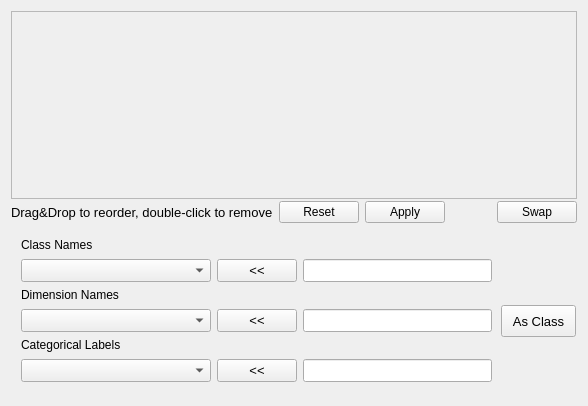
<?xml version="1.0" encoding="UTF-8"?>
<ui version="4.0">
 <class>DatasetEditor</class>
 <widget class="QWidget" name="DatasetEditor">
  <property name="geometry">
   <rect>
    <x>0</x>
    <y>0</y>
    <width>588</width>
    <height>406</height>
   </rect>
  </property>
  <property name="windowTitle">
   <string>Form</string>
  </property>
  <layout class="QVBoxLayout" name="verticalLayout_2" stretch="1,0">
   <property name="spacing">
    <number>0</number>
   </property>
   <item>
    <widget class="QWidget" name="widget_5" native="true">
     <layout class="QVBoxLayout" name="verticalLayout_3" stretch="1,0">
      <property name="spacing">
       <number>0</number>
      </property>
      <property name="margin">
       <number>0</number>
      </property>
      <item>
       <widget class="QScrollArea" name="scrollArea">
        <property name="acceptDrops">
         <bool>false</bool>
        </property>
        <property name="widgetResizable">
         <bool>true</bool>
        </property>
        <widget class="QWidget" name="scrollAreaWidgetContents">
         <property name="geometry">
          <rect>
           <x>0</x>
           <y>0</y>
           <width>562</width>
           <height>178</height>
          </rect>
         </property>
         <layout class="QVBoxLayout" name="verticalLayout">
          <property name="margin">
           <number>0</number>
          </property>
          <item>
           <widget class="QWidget" name="dimLabelsWidget" native="true"/>
          </item>
         </layout>
        </widget>
       </widget>
      </item>
      <item>
       <widget class="QWidget" name="widget_6" native="true">
        <property name="minimumSize">
         <size>
          <width>0</width>
          <height>26</height>
         </size>
        </property>
        <layout class="QHBoxLayout" name="horizontalLayout_4">
         <property name="margin">
          <number>0</number>
         </property>
         <item>
          <widget class="QLabel" name="label_4">
           <property name="font">
            <font>
             <pointsize>10</pointsize>
            </font>
           </property>
           <property name="text">
            <string>Drag&amp;Drop to reorder, double-click to remove</string>
           </property>
          </widget>
         </item>
         <item>
          <widget class="QPushButton" name="resetButton">
           <property name="text">
            <string>Reset</string>
           </property>
          </widget>
         </item>
         <item>
          <widget class="QPushButton" name="shiftButton">
           <property name="toolTip">
            <string>&lt;html&gt;&lt;head/&gt;&lt;body&gt;&lt;p&gt;Apply changes to dataset&lt;/p&gt;&lt;/body&gt;&lt;/html&gt;</string>
           </property>
           <property name="text">
            <string>Apply</string>
           </property>
          </widget>
         </item>
         <item>
          <spacer name="horizontalSpacer">
           <property name="orientation">
            <enum>Qt::Horizontal</enum>
           </property>
           <property name="sizeHint" stdset="0">
            <size>
             <width>478</width>
             <height>20</height>
            </size>
           </property>
          </spacer>
         </item>
         <item>
          <widget class="QPushButton" name="swapButton">
           <property name="toolTip">
            <string>&lt;html&gt;&lt;head/&gt;&lt;body&gt;&lt;p&gt;Swap Dimensions and Samples&lt;/p&gt;&lt;/body&gt;&lt;/html&gt;</string>
           </property>
           <property name="text">
            <string>Swap</string>
           </property>
          </widget>
         </item>
        </layout>
       </widget>
      </item>
     </layout>
    </widget>
   </item>
   <item>
    <widget class="QWidget" name="widget_4" native="true">
     <property name="minimumSize">
      <size>
       <width>564</width>
       <height>170</height>
      </size>
     </property>
     <widget class="QLabel" name="label_3">
      <property name="geometry">
       <rect>
        <x>10</x>
        <y>10</y>
        <width>120</width>
        <height>20</height>
       </rect>
      </property>
      <property name="text">
       <string>Class Names</string>
      </property>
     </widget>
     <widget class="QLabel" name="label">
      <property name="geometry">
       <rect>
        <x>10</x>
        <y>60</y>
        <width>120</width>
        <height>20</height>
       </rect>
      </property>
      <property name="text">
       <string>Dimension Names</string>
      </property>
     </widget>
     <widget class="QWidget" name="widget_3" native="true">
      <property name="geometry">
       <rect>
        <x>10</x>
        <y>30</y>
        <width>471</width>
        <height>31</height>
       </rect>
      </property>
      <layout class="QHBoxLayout" name="horizontalLayout_3" stretch="1,0,1">
       <property name="margin">
        <number>0</number>
       </property>
       <item>
        <widget class="QComboBox" name="classNameCombo">
         <property name="font">
          <font>
           <pointsize>10</pointsize>
          </font>
         </property>
        </widget>
       </item>
       <item>
        <widget class="QPushButton" name="classNameButton">
         <property name="font">
          <font>
           <pointsize>10</pointsize>
          </font>
         </property>
         <property name="text">
          <string>&lt;&lt;</string>
         </property>
        </widget>
       </item>
       <item>
        <widget class="QLineEdit" name="classNameEdit">
         <property name="font">
          <font>
           <pointsize>10</pointsize>
          </font>
         </property>
        </widget>
       </item>
      </layout>
     </widget>
     <widget class="QWidget" name="widget_2" native="true">
      <property name="geometry">
       <rect>
        <x>10</x>
        <y>130</y>
        <width>471</width>
        <height>31</height>
       </rect>
      </property>
      <layout class="QHBoxLayout" name="horizontalLayout_2" stretch="1,0,1">
       <property name="margin">
        <number>0</number>
       </property>
       <item>
        <widget class="QComboBox" name="categoryNameCombo">
         <property name="font">
          <font>
           <pointsize>10</pointsize>
          </font>
         </property>
        </widget>
       </item>
       <item>
        <widget class="QPushButton" name="categoryNameButton">
         <property name="font">
          <font>
           <pointsize>10</pointsize>
          </font>
         </property>
         <property name="text">
          <string>&lt;&lt;</string>
         </property>
        </widget>
       </item>
       <item>
        <widget class="QLineEdit" name="categoryNameEdit">
         <property name="font">
          <font>
           <pointsize>10</pointsize>
          </font>
         </property>
        </widget>
       </item>
      </layout>
     </widget>
     <widget class="QWidget" name="widget" native="true">
      <property name="geometry">
       <rect>
        <x>10</x>
        <y>80</y>
        <width>471</width>
        <height>31</height>
       </rect>
      </property>
      <layout class="QHBoxLayout" name="horizontalLayout" stretch="1,0,1">
       <property name="margin">
        <number>0</number>
       </property>
       <item>
        <widget class="QComboBox" name="dimNameCombo">
         <property name="font">
          <font>
           <pointsize>10</pointsize>
          </font>
         </property>
        </widget>
       </item>
       <item>
        <widget class="QPushButton" name="dimNameButton">
         <property name="font">
          <font>
           <pointsize>10</pointsize>
          </font>
         </property>
         <property name="text">
          <string>&lt;&lt;</string>
         </property>
        </widget>
       </item>
       <item>
        <widget class="QLineEdit" name="dimNameEdit">
         <property name="font">
          <font>
           <pointsize>10</pointsize>
          </font>
         </property>
        </widget>
       </item>
      </layout>
     </widget>
     <widget class="QLabel" name="label_2">
      <property name="geometry">
       <rect>
        <x>10</x>
        <y>110</y>
        <width>120</width>
        <height>20</height>
       </rect>
      </property>
      <property name="text">
       <string>Categorical Labels</string>
      </property>
     </widget>
     <widget class="QPushButton" name="asClassButton">
      <property name="geometry">
       <rect>
        <x>490</x>
        <y>80</y>
        <width>75</width>
        <height>32</height>
       </rect>
      </property>
      <property name="font">
       <font>
        <pointsize>10</pointsize>
       </font>
      </property>
      <property name="toolTip">
       <string>&lt;html&gt;&lt;head/&gt;&lt;body&gt;&lt;p&gt;Set Current Dimension as Class Labels&lt;/p&gt;&lt;/body&gt;&lt;/html&gt;</string>
      </property>
      <property name="text">
       <string>As Class</string>
      </property>
     </widget>
    </widget>
   </item>
  </layout>
 </widget>
 <resources/>
 <connections/>
</ui>
